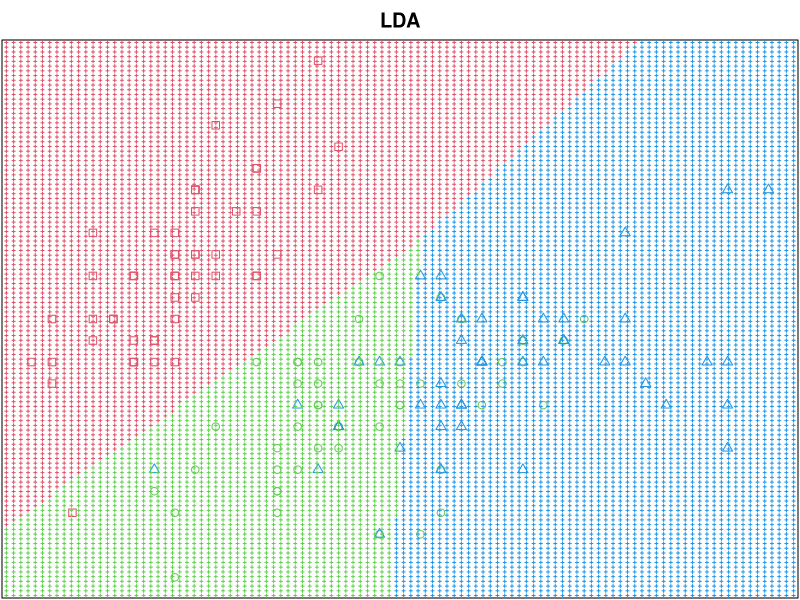
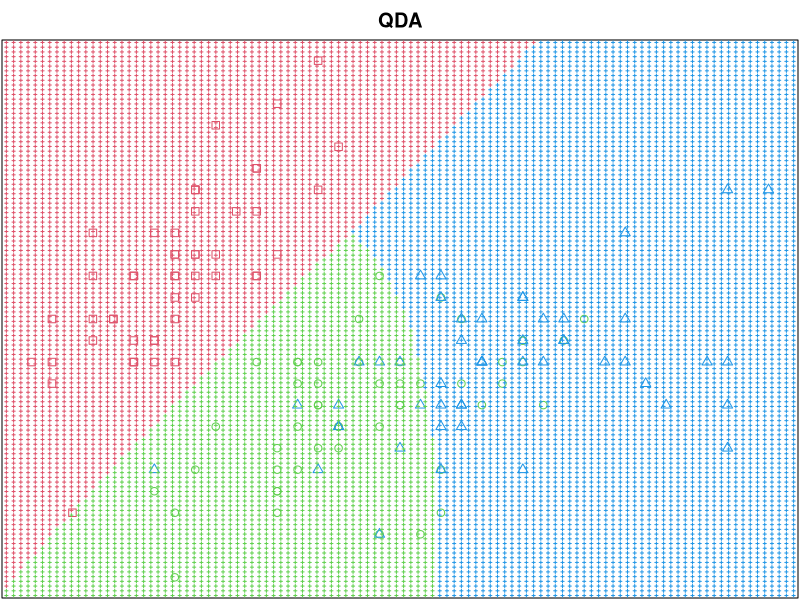

Reproduce these figures in R, in order.
## ---- chunk 1
library(MASS)
library(caret)
set.seed(123)
## ---- chunk 2
data(iris)
str(iris)
y = rep(0, nrow(iris)) 
y[iris[[5]] == "setosa"] = 1
y[iris[[5]] == "versicolor"] = 2
y[iris[[5]] == "virginica"] = 3
niris = data.frame(Species = y,
                   SLength = scale(iris[[1]]),
                   SWidth = scale(iris[[2]]))
## ---- chunk 3
dt = sort(sample(nrow(niris), nrow(niris)*0.80))
train = niris[dt, ]
test = niris[-dt, ]
## ---- chunk 4
lda.fit = lda(Species ~ ., train)
qda.fit = qda(Species ~ ., train);
lda.fit
qda.fit
## ---- chunk 5
new.pred.lda = predict(lda.fit, test)
new.pred.qda = predict(qda.fit, test)
## ---- chunk 6

confusionMatrix(as.factor(test[[1]]), as.factor(new.pred.lda$class))$table
confusionMatrix(as.factor(test[[1]]), as.factor(new.pred.qda$class))$table

mean(ifelse(test[[1]] == new.pred.lda$class, 0, 1))
mean(ifelse(test[[1]] == new.pred.qda$class, 0, 1))
## ---- chunk 7
xmin = min(niris$SLength) - 1
xmax = max(niris$SLength) + 1
ymin = min(niris$SWidth) - 1
ymax = max(niris$SWidth) + 1

n_points = 150     
x_grid = seq(xmin,xmax,length.out = n_points) 
y_grid = seq(ymin,ymax,length.out = n_points) 
## ---- chunk 8
par(mar = c(0.1, 0.1, 2, 0.1))
plot(
  scale(iris[, 1:2]),
  pch = y - 1,
  col = y + 1,
  main = "LDA",
  yaxt = "n",
  xaxt = "n"
)

for (j in 1:n_points) {
  for (k in 1:n_points) {
    new = data.frame(SLength = x_grid[j], SWidth = y_grid[k])
    new.pred.lda = predict(lda.fit, new)
    curr_obs = as.numeric(new.pred.lda$class)
    points(x_grid[j],
           y_grid[k],
           col = curr_obs + 1,
           pch = 3,
           cex = 0.3)
  }
}
# Red = Setosa, Green = Versicolor, Blue = Virginica
## ---- chunk 9
par(mar = c(0.1, 0.1, 2, 0.1))
plot(
  scale(iris[, 1:2]),
  pch = y - 1,
  col = y + 1,
  main = "QDA",
  yaxt = "n",
  xaxt = "n"
)

for (j in 1:n_points) {
  for (k in 1:n_points) {
    new = data.frame(SLength = x_grid[j], SWidth = y_grid[k])
    new.pred.qda = predict(qda.fit, new)
    curr_obs = as.numeric(new.pred.qda$class)
    points(x_grid[j],
           y_grid[k],
           col = curr_obs + 1,
           pch = 3,
           cex = 0.3)
  }
}
# Red = Setosa, Green = Versicolor, Blue = Virginica
